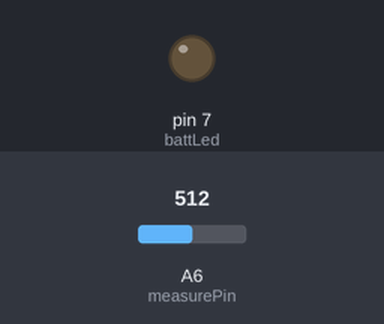
This sketch was run on a simulated Arduino Nano, built with avr-gcc and run on an emulated ATmega328P. Parts: output pins drawn as LEDs (lit = HIGH). Dashed ring = blinking. The test bench sets the inputs (shaded band); at power-on: A6 (measurePin) = 512.

Above: at 0.1 s.
At 2.3 s:
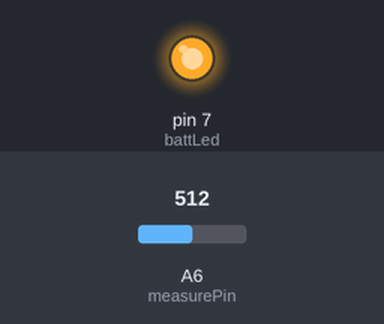
2.4 s: A6 (measurePin) set to 679
At 3.4 s:
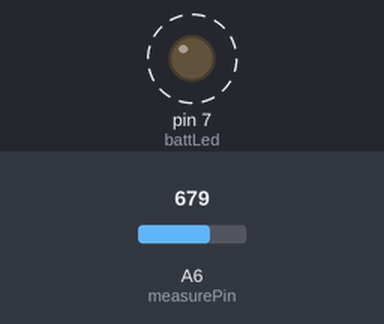
5.9 s: A6 (measurePin) set to 703
Timing chart, 0 to 15.4 s (numbered marks = the images above; inputs shaded):
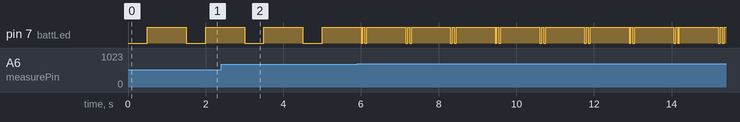

The sketch:

mod_battery.ino
```cpp
int measurePin = A6;
int battLed = 7;
float rawValue = 0;
float voltMeasured = 0;
float chargedBat = 4.2;
float dischargedBat = 3.2;
int stateBat = 0;

void setup(){
    //Serial.begin(9600);
    pinMode(battLed, OUTPUT);
}

void batteryOutput(int state){
    switch(state){
        case 1: //Half battery or less
            digitalWrite(battLed, LOW);
            delay(50);
            digitalWrite(battLed, HIGH);
            delay(50);
            digitalWrite(battLed, LOW);
            delay(50);
            digitalWrite(battLed, HIGH);
        break;
        case 2: //Almost-dead battery
            digitalWrite(battLed, LOW);
            delay(500);
            digitalWrite(battLed, HIGH);
        break;
        default: //Full battery or more than 50%
            digitalWrite(battLed, HIGH);
        break;
    }
}

void batteryCheck(){
    rawValue = analogRead(measurePin);
    voltMeasured = (rawValue + 0.5) * 5.0 / 1024.0;
    batteryOutput(stateBat);

    if (voltMeasured  >= 3.8)
        batteryOutput(0);
    else if (voltMeasured >= 3.4)
        batteryOutput(1);
    else
        batteryOutput(2);
    /*Serial.print("Raw Value: ");
    Serial.print(rawValue);
    Serial.print("; Voltage: ");
    Serial.print(voltMeasured);*/
}

void loop(){
    batteryCheck();
    delay(1000);
}
```

Measured:
- by itself, pin 7 (battLed): repeats every 1.2 s: HIGH 0.05 s, LOW 0.05 s, HIGH 1.0 s, LOW 0.05 s
